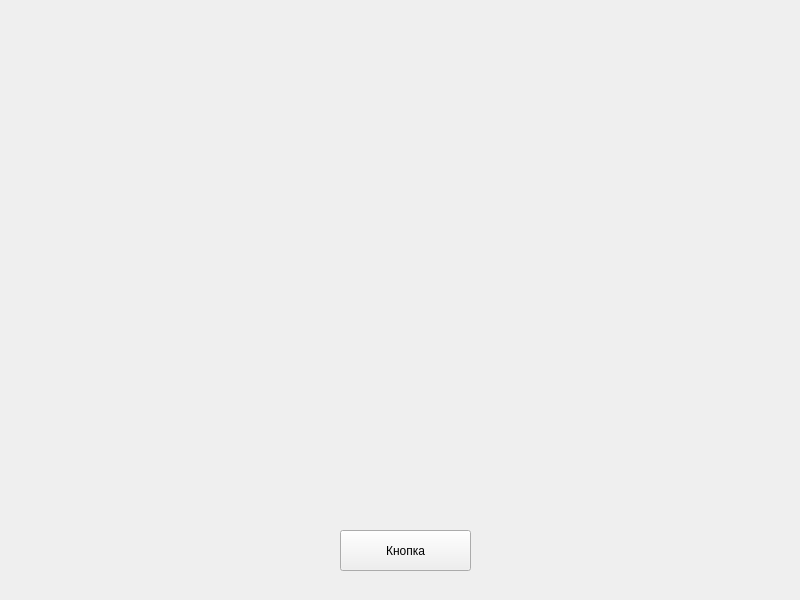
<?xml version="1.0" encoding="UTF-8"?>
<ui version="4.0">
 <class>MainWindow</class>
 <widget class="QMainWindow" name="MainWindow">
  <property name="geometry">
   <rect>
    <x>0</x>
    <y>0</y>
    <width>800</width>
    <height>600</height>
   </rect>
  </property>
  <property name="windowTitle">
   <string>MainWindow</string>
  </property>
  <widget class="QWidget" name="centralwidget">
   <widget class="QPushButton" name="pushButton">
    <property name="geometry">
     <rect>
      <x>340</x>
      <y>530</y>
      <width>131</width>
      <height>41</height>
     </rect>
    </property>
    <property name="text">
     <string>Кнопка</string>
    </property>
   </widget>
  </widget>
 </widget>
 <resources/>
 <connections/>
</ui>
